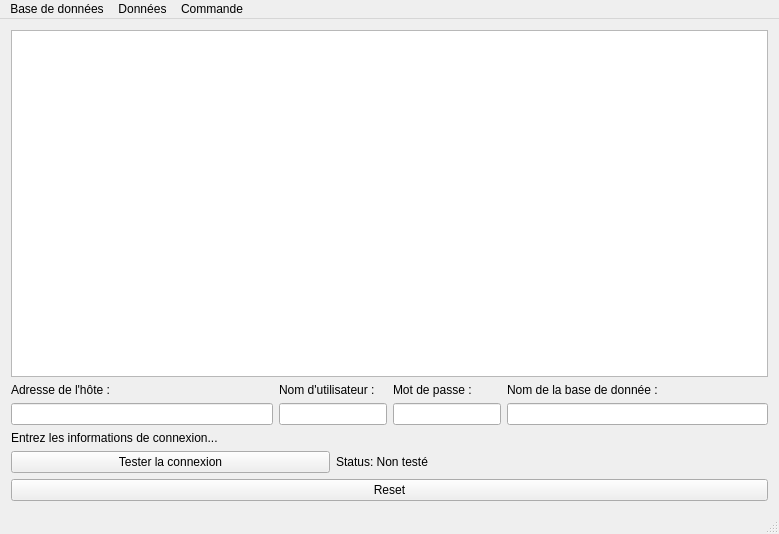
<?xml version="1.0" encoding="UTF-8"?>
<ui version="4.0">
 <class>ProjetClass</class>
 <widget class="QMainWindow" name="ProjetClass">
  <property name="geometry">
   <rect>
    <x>0</x>
    <y>0</y>
    <width>779</width>
    <height>534</height>
   </rect>
  </property>
  <property name="windowTitle">
   <string>Projet</string>
  </property>
  <widget class="QWidget" name="centralWidget">
   <layout class="QGridLayout" name="gridLayout">
    <item row="4" column="0" colspan="6">
     <widget class="QLabel" name="infoconnexion">
      <property name="text">
       <string>Entrez les informations de connexion...</string>
      </property>
     </widget>
    </item>
    <item row="6" column="2" colspan="4">
     <widget class="QLabel" name="statusLabel">
      <property name="text">
       <string>Status: Non testé</string>
      </property>
     </widget>
    </item>
    <item row="7" column="0" colspan="6">
     <widget class="QPushButton" name="reset">
      <property name="text">
       <string>Reset</string>
      </property>
     </widget>
    </item>
    <item row="3" column="0">
     <widget class="QLineEdit" name="hotetxt"/>
    </item>
    <item row="1" column="3" colspan="2">
     <widget class="QLabel" name="motdepasse">
      <property name="text">
       <string>Mot de passe :</string>
      </property>
     </widget>
    </item>
    <item row="1" column="1" colspan="2">
     <widget class="QLabel" name="utilisateur">
      <property name="text">
       <string>Nom d'utilisateur :</string>
      </property>
     </widget>
    </item>
    <item row="3" column="3" colspan="2">
     <widget class="QLineEdit" name="motdepassetxt"/>
    </item>
    <item row="1" column="5">
     <widget class="QLabel" name="nombdd">
      <property name="text">
       <string>Nom de la base de donnée :</string>
      </property>
     </widget>
    </item>
    <item row="3" column="1" colspan="2">
     <widget class="QLineEdit" name="utilisateurtxt"/>
    </item>
    <item row="3" column="5">
     <widget class="QLineEdit" name="nombddtxt"/>
    </item>
    <item row="0" column="0" colspan="6">
     <widget class="QTableView" name="bddinfo"/>
    </item>
    <item row="6" column="0" colspan="2">
     <widget class="QPushButton" name="testConnectionButton">
      <property name="text">
       <string>Tester la connexion</string>
      </property>
     </widget>
    </item>
    <item row="1" column="0">
     <widget class="QLabel" name="hote">
      <property name="text">
       <string>Adresse de l'hôte :</string>
      </property>
     </widget>
    </item>
   </layout>
  </widget>
  <widget class="QStatusBar" name="statusBar"/>
  <widget class="QMenuBar" name="menuBar">
   <property name="geometry">
    <rect>
     <x>0</x>
     <y>0</y>
     <width>779</width>
     <height>33</height>
    </rect>
   </property>
   <widget class="QMenu" name="menuBasededonnees">
    <property name="title">
     <string>Base de données</string>
    </property>
    <addaction name="actionVisualisationbasededonnees"/>
    <addaction name="actionSuppressionbasededonnees"/>
    <addaction name="separator"/>
    <addaction name="actionSauvegarde"/>
    <addaction name="actionRestauration"/>
    <addaction name="separator"/>
    <addaction name="actionVisualisation"/>
   </widget>
   <widget class="QMenu" name="menuCommande">
    <property name="title">
     <string>Commande</string>
    </property>
    <addaction name="actionEdition"/>
    <addaction name="actionVisualisationcommande"/>
   </widget>
   <widget class="QMenu" name="menuDonnees">
    <property name="title">
     <string>Données</string>
    </property>
    <addaction name="actionAjouter"/>
    <addaction name="actionModifier"/>
    <addaction name="actionSupprimer"/>
   </widget>
   <addaction name="menuBasededonnees"/>
   <addaction name="menuDonnees"/>
   <addaction name="menuCommande"/>
  </widget>
  <action name="actionVisualisationbasededonnees">
   <property name="text">
    <string>Création</string>
   </property>
  </action>
  <action name="actionSauvegarde">
   <property name="text">
    <string>Sauvegarde</string>
   </property>
  </action>
  <action name="actionRestauration">
   <property name="text">
    <string>Restauration</string>
   </property>
  </action>
  <action name="actionEdition">
   <property name="text">
    <string>Édition</string>
   </property>
  </action>
  <action name="actionVisualisationcommande">
   <property name="text">
    <string>Visualisation</string>
   </property>
  </action>
  <action name="actionSuppressionbasededonnees">
   <property name="text">
    <string>Suppression</string>
   </property>
  </action>
  <action name="actionAjouter">
   <property name="text">
    <string>Ajouter</string>
   </property>
  </action>
  <action name="actionSupprimer">
   <property name="text">
    <string>Supprimer</string>
   </property>
  </action>
  <action name="actionModifier">
   <property name="text">
    <string>Modifier</string>
   </property>
  </action>
  <action name="actionVisualisation">
   <property name="text">
    <string>Visualisation</string>
   </property>
  </action>
 </widget>
 <layoutdefault spacing="6" margin="11"/>
 <resources>
  <include location="Projet.qrc"/>
 </resources>
 <connections/>
</ui>
